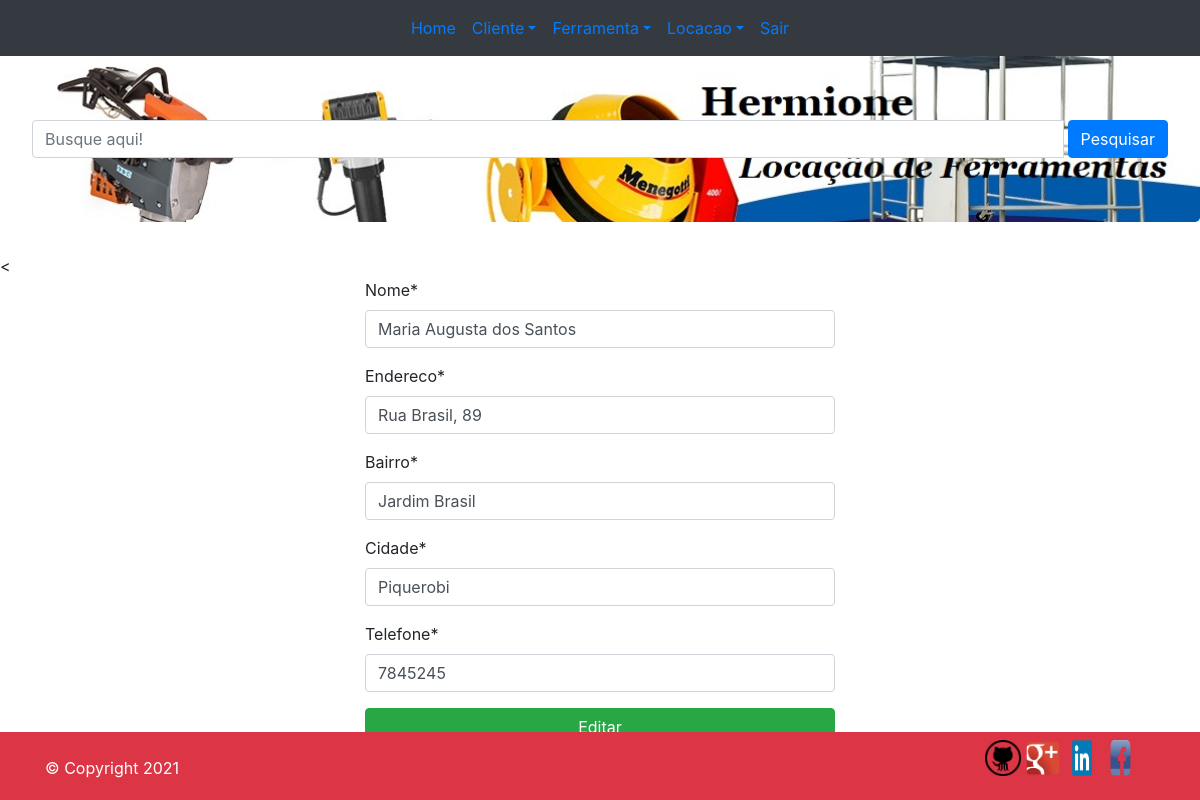
The app's page /editar/2 with its own data.
### cliente/models.py (models this page shows, shortened)
class Cliente(models.Model):
    nome = models.CharField(max_length=200)
    endereco = models.CharField(max_length=300)
    bairro = models.CharField(max_length=200)
    cidade = models.CharField(max_length=300)
    telefone = models.CharField(max_length=200)

### cliente/views.py (the view)
# urls.py: path('editar/<int:id>', editar, name = 'editar'),
def editar(request, id):
	clie = get_object_or_404(Cliente, pk = id)
	form = Clienteform(instance = clie)
	if request.method == "POST":
		form = Clienteform(request.POST, instance = clie)
		if form.is_valid():
			clie = form.save()
			clie.save()
			return redirect('clientes')
		else:
			return render(request, "locacao/editar_clientes.html", {'form':form, 'clie':clie})
	else:
		return render(request, "locacao/editar_clientes.html", {'form':form, 'clie':clie})

### cliente/forms.py
class Clienteform(forms.ModelForm):
	class Meta:
		model = Cliente
		fields = '__all__'

### templates/locacao/editar_clientes.html (shortened to what this page needs)
{% extends "locacao/base.html" %}
{% load crispy_forms_tags %}
{% block content %}
<div class="container col-lg-5 mb-5">
	<form action="." method="POST" enctype="multipart/form-data">
		{{ form | crispy }}
		<input type="submit" value="Editar" class="input-group btn btn-success mb-5">
	</form>
</div>
{% endblock content %}

### records on screen
Cliente: nome "Maria Augusta dos Santos", endereco "Rua Brasil, 89", bairro "Jardim Brasil", cidade "Piquerobi", telefone "7845245"
